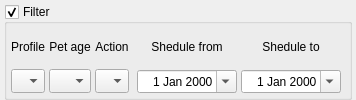
         <widget class="QWidget" name="doctorsFilterWdgt">
          <layout class="QGridLayout" name="doctorsFilterWdgtLayout">
           <property name="leftMargin">
            <number>4</number>
           </property>
           <property name="topMargin">
            <number>4</number>
           </property>
           <property name="rightMargin">
            <number>4</number>
           </property>
           <property name="bottomMargin">
            <number>0</number>
           </property>
           <property name="spacing">
            <number>4</number>
           </property>
           <item row="0" column="0">
            <widget class="QGroupBox" name="doctorsFilterGroup">
             <property name="minimumSize">
              <size>
               <width>0</width>
               <height>68</height>
              </size>
             </property>
             <property name="title">
              <string>Filter</string>
             </property>
             <property name="checkable">
              <bool>true</bool>
             </property>
             <layout class="QGridLayout" name="gridLayout">
              <property name="leftMargin">
               <number>4</number>
              </property>
              <property name="topMargin">
               <number>4</number>
              </property>
              <property name="rightMargin">
               <number>4</number>
              </property>
              <property name="bottomMargin">
               <number>4</number>
              </property>
              <property name="spacing">
               <number>4</number>
              </property>
              <item row="0" column="2">
               <widget class="QLabel" name="actionLbl">
                <property name="text">
                 <string>Action</string>
                </property>
                <property name="alignment">
                 <set>Qt::AlignmentFlag::AlignCenter</set>
                </property>
               </widget>
              </item>
              <item row="1" column="2">
               <widget class="TComboBox" name="actionCombo">
                <property name="sizeAdjustPolicy">
                 <enum>QComboBox::SizeAdjustPolicy::AdjustToMinimumContentsLengthWithIcon</enum>
                </property>
               </widget>
              </item>
              <item row="1" column="1">
               <widget class="TComboBox" name="petageCombo">
                <property name="sizeAdjustPolicy">
                 <enum>QComboBox::SizeAdjustPolicy::AdjustToMinimumContentsLengthWithIcon</enum>
                </property>
               </widget>
              </item>
              <item row="1" column="0">
               <widget class="TComboBox" name="profileCombo">
                <property name="sizeAdjustPolicy">
                 <enum>QComboBox::SizeAdjustPolicy::AdjustToMinimumContentsLengthWithIcon</enum>
                </property>
               </widget>
              </item>
              <item row="0" column="0">
               <widget class="QLabel" name="profileLbl">
                <property name="text">
                 <string>Profile</string>
                </property>
                <property name="alignment">
                 <set>Qt::AlignmentFlag::AlignCenter</set>
                </property>
               </widget>
              </item>
              <item row="0" column="1">
               <widget class="QLabel" name="petageLbl">
                <property name="text">
                 <string>Pet age</string>
                </property>
                <property name="alignment">
                 <set>Qt::AlignmentFlag::AlignCenter</set>
                </property>
               </widget>
              </item>
              <item row="0" column="3" rowspan="2">
               <widget class="QFrame" name="sheduleDateFrame">
                <property name="frameShape">
                 <enum>QFrame::Shape::NoFrame</enum>
                </property>
                <property name="frameShadow">
                 <enum>QFrame::Shadow::Raised</enum>
                </property>
                <layout class="QGridLayout" name="sheduleDateLayout">
                 <property name="leftMargin">
                  <number>4</number>
                 </property>
                 <property name="topMargin">
                  <number>0</number>
                 </property>
                 <property name="rightMargin">
                  <number>4</number>
                 </property>
                 <property name="bottomMargin">
                  <number>0</number>
                 </property>
                 <property name="spacing">
                  <number>4</number>
                 </property>
                 <item row="0" column="1">
                  <widget class="QLabel" name="sheduleToLbl">
                   <property name="text">
                    <string>Shedule to</string>
                   </property>
                   <property name="alignment">
                    <set>Qt::AlignmentFlag::AlignCenter</set>
                   </property>
                  </widget>
                 </item>
                 <item row="1" column="1">
                  <widget class="QDateEdit" name="sheduleToEdit">
                   <property name="minimumSize">
                    <size>
                     <width>100</width>
                     <height>0</height>
                    </size>
                   </property>
                   <property name="alignment">
                    <set>Qt::AlignmentFlag::AlignRight|Qt::AlignmentFlag::AlignTrailing|Qt::AlignmentFlag::AlignVCenter</set>
                   </property>
                   <property name="maximumDateTime">
                    <datetime>
                     <hour>9</hour>
                     <minute>59</minute>
                     <second>59</second>
                     <year>2100</year>
                     <month>1</month>
                     <day>1</day>
                    </datetime>
                   </property>
                   <property name="minimumDateTime">
                    <datetime>
                     <hour>10</hour>
                     <minute>0</minute>
                     <second>0</second>
                     <year>1999</year>
                     <month>12</month>
                     <day>31</day>
                    </datetime>
                   </property>
                   <property name="calendarPopup">
                    <bool>true</bool>
                   </property>
                  </widget>
                 </item>
                 <item row="0" column="0">
                  <widget class="QLabel" name="sheduleFromLbl">
                   <property name="text">
                    <string>Shedule from</string>
                   </property>
                   <property name="alignment">
                    <set>Qt::AlignmentFlag::AlignCenter</set>
                   </property>
                  </widget>
                 </item>
                 <item row="1" column="0">
                  <widget class="QDateEdit" name="sheduleFromEdit">
                   <property name="minimumSize">
                    <size>
                     <width>100</width>
                     <height>0</height>
                    </size>
                   </property>
                   <property name="alignment">
                    <set>Qt::AlignmentFlag::AlignRight|Qt::AlignmentFlag::AlignTrailing|Qt::AlignmentFlag::AlignVCenter</set>
                   </property>
                   <property name="maximumDateTime">
                    <datetime>
                     <hour>9</hour>
                     <minute>59</minute>
                     <second>59</second>
                     <year>2100</year>
                     <month>12</month>
                     <day>31</day>
                    </datetime>
                   </property>
                   <property name="minimumDateTime">
                    <datetime>
                     <hour>10</hour>
                     <minute>0</minute>
                     <second>0</second>
                     <year>1999</year>
                     <month>12</month>
                     <day>31</day>
                    </datetime>
                   </property>
                   <property name="calendarPopup">
                    <bool>true</bool>
                   </property>
                  </widget>
                 </item>
                </layout>
               </widget>
              </item>
             </layout>
            </widget>
           </item>
          </layout>
         </widget>
